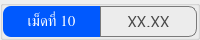
                  <widget class="QGroupBox" name="thickness_summary_group_10">
                   <property name="minimumSize">
                    <size>
                     <width>0</width>
                     <height>40</height>
                    </size>
                   </property>
                   <property name="maximumSize">
                    <size>
                     <width>16777215</width>
                     <height>40</height>
                    </size>
                   </property>
                   <property name="styleSheet">
                    <string notr="true">color: rgb(255, 255, 255);</string>
                   </property>
                   <layout class="QHBoxLayout" name="horizontalLayout_38">
                    <property name="spacing">
                     <number>0</number>
                    </property>
                    <property name="leftMargin">
                     <number>0</number>
                    </property>
                    <property name="topMargin">
                     <number>0</number>
                    </property>
                    <property name="rightMargin">
                     <number>0</number>
                    </property>
                    <property name="bottomMargin">
                     <number>0</number>
                    </property>
                    <item>
                     <widget class="QLabel" name="thickness_summary_title_10">
                      <property name="minimumSize">
                       <size>
                        <width>55</width>
                        <height>0</height>
                       </size>
                      </property>
                      <property name="font">
                       <font>
                        <family>Kanit</family>
                        <pointsize>11</pointsize>
                        <italic>false</italic>
                        <bold>false</bold>
                        <underline>false</underline>
                        <strikeout>false</strikeout>
                       </font>
                      </property>
                      <property name="styleSheet">
                       <string notr="true">background-color: #0059fe;
border-top-left-radius: 8px;
border-bottom-left-radius: 8px;</string>
                      </property>
                      <property name="text">
                       <string>เม็ดที่ 10</string>
                      </property>
                      <property name="alignment">
                       <set>Qt::AlignCenter</set>
                      </property>
                     </widget>
                    </item>
                    <item>
                     <widget class="QFrame" name="thickness_summary_frame_10">
                      <property name="styleSheet">
                       <string notr="true">border: solid;
border-width: 1px;
border-color: rgb(121, 121, 121);
border-top-right-radius: 8px;
border-bottom-right-radius: 8px;</string>
                      </property>
                      <property name="frameShape">
                       <enum>QFrame::StyledPanel</enum>
                      </property>
                      <property name="frameShadow">
                       <enum>QFrame::Raised</enum>
                      </property>
                      <layout class="QHBoxLayout" name="horizontalLayout_39">
                       <item>
                        <widget class="QLabel" name="thickness_summary_10">
                         <property name="font">
                          <font>
                           <family>Kanit</family>
                           <pointsize>12</pointsize>
                          </font>
                         </property>
                         <property name="styleSheet">
                          <string notr="true">border: none;
color: rgb(72, 72, 72);</string>
                         </property>
                         <property name="text">
                          <string>XX.XX</string>
                         </property>
                         <property name="alignment">
                          <set>Qt::AlignCenter</set>
                         </property>
                        </widget>
                       </item>
                      </layout>
                     </widget>
                    </item>
                   </layout>
                  </widget>
